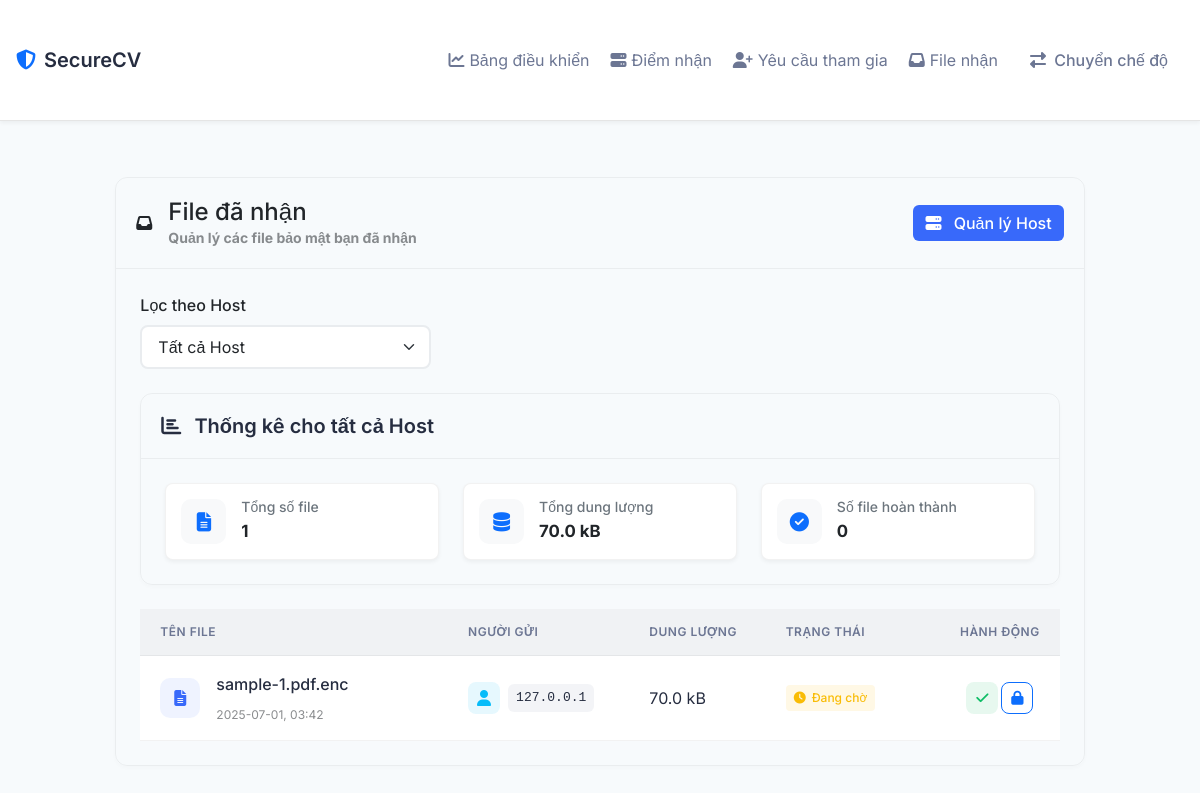
/receiver_files, run on an earlier commit of the app's database.
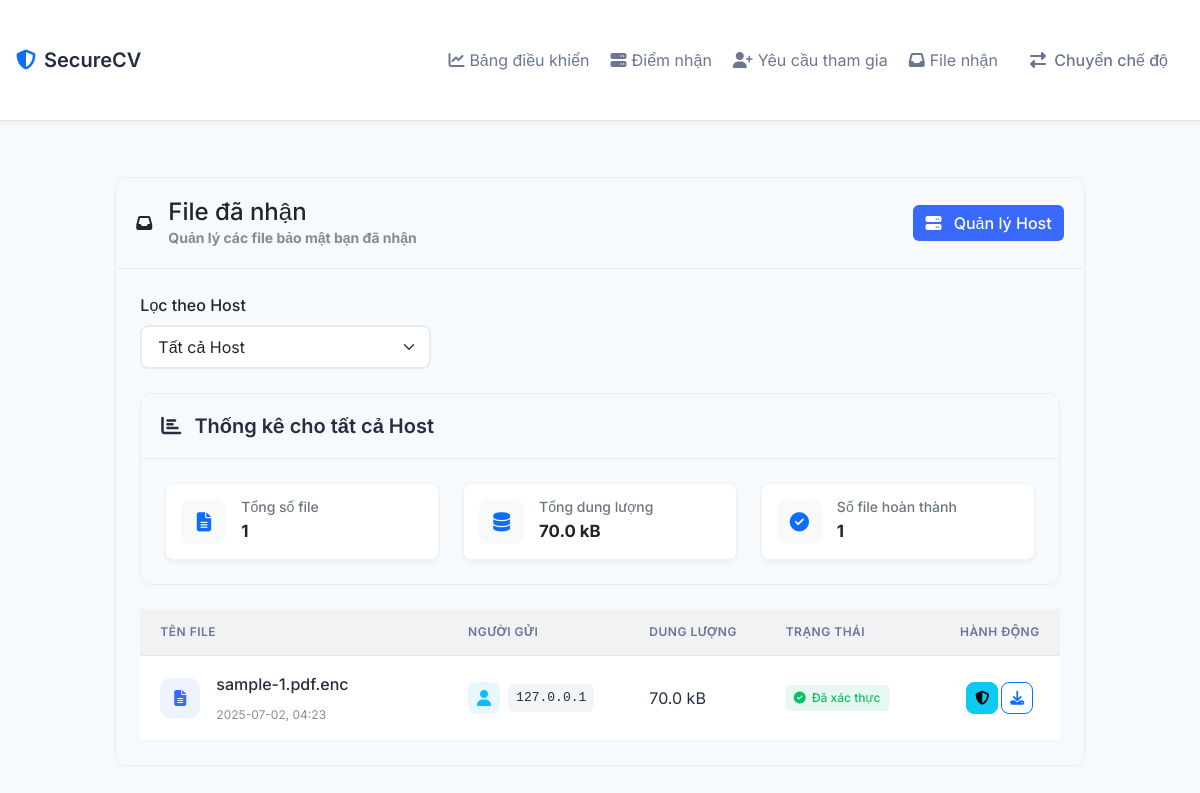
And on a later commit of the database.
### models.py (models this page shows, shortened)
class UploadSession(db.Model):
    id = db.Column(db.Integer, primary_key=True)
    sender_ip = db.Column(db.String(45), nullable=False)
    receiver_ip = db.Column(db.String(45), nullable=False)
    receiver_name = db.Column(db.String(100), nullable=False)
    session_token = db.Column(db.String(64), unique=True, nullable=False)
    filename = db.Column(db.String(255))
    file_hash = db.Column(db.String(128))
    file_size = db.Column(db.Integer)
    file_metadata = db.Column(db.Text)
    filepath = db.Column(db.String(512))
    drive_file_id = db.Column(db.String(100), nullable=True)
    drive_link = db.Column(db.String(512), nullable=True)
    source_type = db.Column(db.String(10))
    status = db.Column(db.String(20), default='pending')
    fail_step = db.Column(db.String(50))
    error_message = db.Column(db.Text)
    created_at = db.Column(db.DateTime, default=datetime.utcnow)
    updated_at = db.Column(db.DateTime, default=datetime.utcnow, onupdate=datetime.utcnow)
    downloaded_at = db.Column(db.DateTime)

### routes.py (the view)
@app.route('/receiver_files')
def receiver_files():
    client_ip = get_client_ip()
    hosts = Host.query.filter_by(created_by=client_ip).all()
    selected_host_id = request.args.get('host_id', type=int)
    if selected_host_id:
        selected_host = Host.query.get_or_404(selected_host_id)
        if selected_host.created_by != client_ip:
            flash('Access denied', 'error')
            return redirect(url_for('receiver_files'))
        received_files = UploadSession.query.filter_by(
            receiver_ip=selected_host.ip_address,
            receiver_name=selected_host.name
        ).order_by(UploadSession.created_at.desc()).all()
    else:
        host_ips = [host.ip_address for host in hosts]
        received_files = UploadSession.query.filter(
            UploadSession.receiver_ip.in_(host_ips)
        ).order_by(UploadSession.created_at.desc()).all()
    stats = {
        'total_files': len(received_files),
        'total_size': sum(f.file_size for f in received_files if f.file_size),
        'completed_files': len([f for f in received_files if f.status in [FILE_STATUS['VERIFIED'], FILE_STATUS['DOWNLOADED']]]),
    }
    return render_template('received_files.html',
                         hosts=hosts,
                         selected_host_id=selected_host_id,
                         received_files=received_files,
                         stats=stats)

### routes.py (called while the page is built)
def get_client_ip():
    ip = None
    if request.headers.get('X-Forwarded-For'):
        ip = request.headers.get('X-Forwarded-For').split(',')[0].strip()
    elif request.headers.get('X-Real-IP'):
        ip = request.headers.get('X-Real-IP')
    else:
        ip = request.remote_addr
    try:
        return ipaddress.ip_address(ip).exploded
    except ValueError:
        return None

### templates/received_files.html (shortened to what the changed rows need)
{% extends "base.html" %}
{% block content %}
<div class="row justify-content-center">
    <div class="col-lg-10">
        <div class="card mb-4">
            <div id="received-files-container" class="card-body">
                <div class="card mb-4">
                    <div class="card-body">
                        <div class="row g-4">
                            <div class="col-md-4">
                                <div class="stat-card">
                                    <div class="stat-info">
                                        <h6>Số file hoàn thành</h6>
                                        <strong>{{ stats.completed_files }}</strong>
                                    </div>
                                </div>
                            </div>
                        </div>
                    </div>
                </div>
                {% if received_files %}
                <div class="table-responsive">
                    <table id="table-received-files" class="table table-hover align-middle mb-0">
                        <thead>
                            <tr>
                                <th style="width: 35%">Tên file</th>
                                <th style="width: 20%">Người gửi</th>
                                <th style="width: 15%">Dung lượng</th>
                                <th style="width: 20%">Trạng thái</th>
                                <th style="width: 15%" class="text-end">Hành động</th>
                            </tr>
                        </thead>
                        <tbody>
                            {% for file in received_files %}
                            <tr data-session-token="{{ file.session_token }}" data-file-id="{{ file.id }}">
                                <td>
                                    <div class="d-flex align-items-center">
                                        <div class="file-icon me-3">
                                            <i class="fas fa-file-alt"></i>
                                        </div>
                                        <div class="file-info">
                                            <div class="file-name">{{ file.filename }}</div>
                                            <div class="file-date text-muted small">
                                                {{ file.created_at.strftime('%Y-%m-%d, %H:%M') }}
                                            </div>
                                        </div>
                                    </div>
                                </td>
                                <td>
                                    <div class="d-flex align-items-center">
                                        <div class="sender-avatar me-2">
                                            <i class="fas fa-user"></i>
                                        </div>
                                        <code class="sender-ip">{{ file.sender_ip }}</code>
                                    </div>
                                </td>
                                <td>{{ file.file_size | filesizeformat }}</td>
                                <td>
                                    {% if file.status == 'verified' %}
                                        <span class="status-badge status-verified">
                                            <i class="fas fa-check-circle"></i>
                                            Đã xác thực
                                        </span>
                                    {% elif file.status == 'failed' %}
                                        <span class="status-badge status-failed">
                                            <i class="fas fa-times-circle"></i>
                                            Lỗi
                                        </span>
                                    {% elif file.status == 'downloaded' %}
                                        <span class="status-badge status-downloaded">
                                            <i class="fas fa-download"></i>
                                            Đã tải về
                                        </span>
                                    {% else %}
                                        <span class="status-badge status-pending">
                                            <i class="fas fa-clock"></i>
                                            Đang chờ
                                        </span>
                                    {% endif %}
                                </td>
                                <td class="text-end">
                                    <div id="file-action-btn" style="display: flex; gap: 3px; justify-content: center;">
                                        {% if file.status == 'pending' %}
                                        <button type="button" class="btn btn-sm btn-success verify-btn"
                                                data-csrf-token="{{ csrf_token() }}"
                                                data-session-token="{{ file.session_token }}"
                                                data-file-id="{{ file.id }}"
                                                data-host-id="{{ file.receiver_ip }}"
                                                data-bs-toggle="tooltip"
                                                data-bs-title="Xác thực file">
                                            <i class="fas fa-check"></i>
                                        </button>
                                        {% endif %}
                                        {% if file.status != 'pending' %}
                                        <button type="button" class="btn btn-sm btn-info verify-details-btn"
                                                data-session-token="{{ file.session_token }}"
                                                data-file-id="{{ file.id }}"
                                                data-host-id="{{ file.receiver_ip }}"
                                                data-bs-toggle="tooltip"
                                                data-bs-title="Xem chi tiết xác thực">
                                            <i class="fas fa-shield-alt"></i>
                                        </button>
                                        {% endif %}
                                        <button type="button" class="btn btn-sm btn-outline-primary download-btn"
                                                data-session-token="{{ file.session_token }}"
                                                data-file-id="{{ file.id }}"
                                                data-bs-toggle="tooltip"
                                                data-bs-title="{% if file.status == 'verified' or file.status == 'downloaded' %}Tải file đã giải mã{% else %}Tải file mã hóa{% endif %}">
                                            <i class="fas {% if file.status == 'verified' or file.status == 'downloaded' %}fa-download{% else %}fa-lock{% endif %}"></i>
                                        </button>
                                    </div>
                                </td>
                            </tr>
                            {% endfor %}
                        </tbody>
                    </table>
                </div>
                {% endif %}
            </div>
        </div>
    </div>
</div>
{% endblock %}

What changed in the data, as far as the page shows it:
changed UploadSession "sample-1.pdf.enc": created_at "2025-07-01, 03:42" → "2025-07-02, 04:23"; status "Đang chờ" → "Đã xác thực"
Also different on the page:
{{ stats.completed_files }}: "0" → "1"
